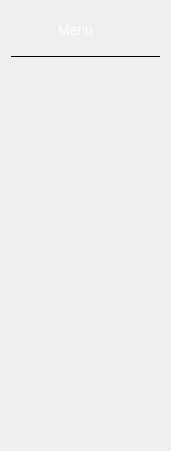
     <widget class="QWidget" name="widget_long_menu" native="true">
      <property name="minimumSize">
       <size>
        <width>171</width>
        <height>451</height>
       </size>
      </property>
      <property name="maximumSize">
       <size>
        <width>171</width>
        <height>16777215</height>
       </size>
      </property>
      <property name="styleSheet">
       <string notr="true">QWidget[objectName=&quot;widget_long_menu&quot;]{
	background-color:#101524;
}

#btn_long_menu_menu{
	background-color:none;
	padding:10px;
	border:none;
	icon:url(&quot;:/yeniÖnek/fifsot_icons/Menu_Icon_2.png&quot;);
}

#btn_long_menu_menu:hover{
	background-color:none;
	padding:10px;
	border:none;
	icon:url(&quot;:/yeniÖnek/fifsot_icons/menu_clicked.png&quot;);
}

#lbl_long_menu_header{
	color:#FFFFFF;
	background-color:none;
	font:14px;
}

QPushButton{
	color:#F0F0F0;
	background-color:#2b3247;
	background-color:transparent;
	text-align:left;
	padding-left:12px;
	border-radius:0px;
	border-left:2px solid transparent;
}

QPushButton:hover{
	border-left:2px solid #40E0D0;
}</string>
      </property>
      <layout class="QVBoxLayout" name="verticalLayout_4">
       <item>
        <layout class="QHBoxLayout" name="horizontalLayout_2">
         <item>
          <widget class="QPushButton" name="btn_long_menu_menu">
           <property name="minimumSize">
            <size>
             <width>41</width>
             <height>31</height>
            </size>
           </property>
           <property name="maximumSize">
            <size>
             <width>41</width>
             <height>31</height>
            </size>
           </property>
           <property name="text">
            <string/>
           </property>
           <property name="iconSize">
            <size>
             <width>24</width>
             <height>24</height>
            </size>
           </property>
          </widget>
         </item>
         <item>
          <widget class="QLabel" name="lbl_long_menu_header">
           <property name="minimumSize">
            <size>
             <width>0</width>
             <height>38</height>
            </size>
           </property>
           <property name="maximumSize">
            <size>
             <width>16777215</width>
             <height>38</height>
            </size>
           </property>
           <property name="text">
            <string>Menu</string>
           </property>
          </widget>
         </item>
         <item>
          <spacer name="horizontalSpacer_6">
           <property name="orientation">
            <enum>Qt::Horizontal</enum>
           </property>
           <property name="sizeHint" stdset="0">
            <size>
             <width>40</width>
             <height>38</height>
            </size>
           </property>
          </spacer>
         </item>
        </layout>
       </item>
       <item>
        <widget class="QFrame" name="frame">
         <property name="frameShape">
          <enum>QFrame::HLine</enum>
         </property>
         <property name="lineWidth">
          <number>1</number>
         </property>
        </widget>
       </item>
       <item>
        <widget class="QPushButton" name="btn_long_menu_copy">
         <property name="minimumSize">
          <size>
           <width>153</width>
           <height>31</height>
          </size>
         </property>
         <property name="maximumSize">
          <size>
           <width>16777215</width>
           <height>31</height>
          </size>
         </property>
         <property name="text">
          <string>Copy</string>
         </property>
         <property name="icon">
          <iconset resource="../deneme.qrc">
           <normaloff>:/yeniÖnek/fifsot_icons/copy_files.png</normaloff>:/yeniÖnek/fifsot_icons/copy_files.png</iconset>
         </property>
        </widget>
       </item>
       <item>
        <widget class="QPushButton" name="btn_long_menu_delete">
         <property name="minimumSize">
          <size>
           <width>0</width>
           <height>31</height>
          </size>
         </property>
         <property name="maximumSize">
          <size>
           <width>16777215</width>
           <height>31</height>
          </size>
         </property>
         <property name="text">
          <string>Delete</string>
         </property>
         <property name="icon">
          <iconset resource="../deneme.qrc">
           <normaloff>:/yeniÖnek/fifsot_icons/delete.png</normaloff>:/yeniÖnek/fifsot_icons/delete.png</iconset>
         </property>
        </widget>
       </item>
       <item>
        <widget class="QPushButton" name="btn_long_menu_red">
         <property name="minimumSize">
          <size>
           <width>0</width>
           <height>31</height>
          </size>
         </property>
         <property name="maximumSize">
          <size>
           <width>16777215</width>
           <height>31</height>
          </size>
         </property>
         <property name="text">
          <string>R.E.D.</string>
         </property>
         <property name="icon">
          <iconset resource="../deneme.qrc">
           <normaloff>:/yeniÖnek/fifsot_icons/remove_directory.png</normaloff>:/yeniÖnek/fifsot_icons/remove_directory.png</iconset>
         </property>
        </widget>
       </item>
       <item>
        <widget class="QPushButton" name="btn_long_menu_rename">
         <property name="minimumSize">
          <size>
           <width>0</width>
           <height>31</height>
          </size>
         </property>
         <property name="maximumSize">
          <size>
           <width>16777215</width>
           <height>31</height>
          </size>
         </property>
         <property name="text">
          <string>Rename</string>
         </property>
         <property name="icon">
          <iconset resource="../deneme.qrc">
           <normaloff>:/yeniÖnek/fifsot_icons/rename.png</normaloff>:/yeniÖnek/fifsot_icons/rename.png</iconset>
         </property>
        </widget>
       </item>
       <item>
        <widget class="QPushButton" name="btn_long_menu_count">
         <property name="minimumSize">
          <size>
           <width>0</width>
           <height>31</height>
          </size>
         </property>
         <property name="maximumSize">
          <size>
           <width>16777215</width>
           <height>31</height>
          </size>
         </property>
         <property name="text">
          <string>Count</string>
         </property>
         <property name="icon">
          <iconset resource="../deneme.qrc">
           <normaloff>:/yeniÖnek/fifsot_icons/count_1.png</normaloff>:/yeniÖnek/fifsot_icons/count_1.png</iconset>
         </property>
        </widget>
       </item>
       <item>
        <widget class="QPushButton" name="btn_long_menu_symlinks">
         <property name="minimumSize">
          <size>
           <width>0</width>
           <height>31</height>
          </size>
         </property>
         <property name="maximumSize">
          <size>
           <width>16777215</width>
           <height>31</height>
          </size>
         </property>
         <property name="text">
          <string>Symlinks</string>
         </property>
         <property name="icon">
          <iconset resource="../deneme.qrc">
           <normaloff>:/yeniÖnek/fifsot_icons/symlink.png</normaloff>:/yeniÖnek/fifsot_icons/symlink.png</iconset>
         </property>
        </widget>
       </item>
       <item>
        <widget class="QPushButton" name="btn_long_menu_whoIs">
         <property name="minimumSize">
          <size>
           <width>0</width>
           <height>31</height>
          </size>
         </property>
         <property name="maximumSize">
          <size>
           <width>16777215</width>
           <height>31</height>
          </size>
         </property>
         <property name="text">
          <string>WhoIs?</string>
         </property>
         <property name="icon">
          <iconset resource="../deneme.qrc">
           <normaloff>:/yeniÖnek/fifsot_icons/search.png</normaloff>:/yeniÖnek/fifsot_icons/search.png</iconset>
         </property>
        </widget>
       </item>
       <item>
        <widget class="QPushButton" name="btn_long_menu_archive">
         <property name="minimumSize">
          <size>
           <width>0</width>
           <height>31</height>
          </size>
         </property>
         <property name="maximumSize">
          <size>
           <width>16777215</width>
           <height>31</height>
          </size>
         </property>
         <property name="text">
          <string>Archive</string>
         </property>
         <property name="icon">
          <iconset resource="../deneme.qrc">
           <normaloff>:/yeniÖnek/fifsot_icons/archive_1_blue.png</normaloff>:/yeniÖnek/fifsot_icons/archive_1_blue.png</iconset>
         </property>
        </widget>
       </item>
       <item>
        <widget class="QPushButton" name="btn_long_menu_scenario">
         <property name="minimumSize">
          <size>
           <width>0</width>
           <height>31</height>
          </size>
         </property>
         <property name="maximumSize">
          <size>
           <width>16777215</width>
           <height>31</height>
          </size>
         </property>
         <property name="text">
          <string>Scenario</string>
         </property>
         <property name="icon">
          <iconset resource="../deneme.qrc">
           <normaloff>:/yeniÖnek/fifsot_icons/scenario.png</normaloff>:/yeniÖnek/fifsot_icons/scenario.png</iconset>
         </property>
         <property name="iconSize">
          <size>
           <width>16</width>
           <height>16</height>
          </size>
         </property>
        </widget>
       </item>
       <item>
        <spacer name="verticalSpacer_4">
         <property name="orientation">
          <enum>Qt::Vertical</enum>
         </property>
         <property name="sizeHint" stdset="0">
          <size>
           <width>20</width>
           <height>40</height>
          </size>
         </property>
        </spacer>
       </item>
      </layout>
     </widget>
